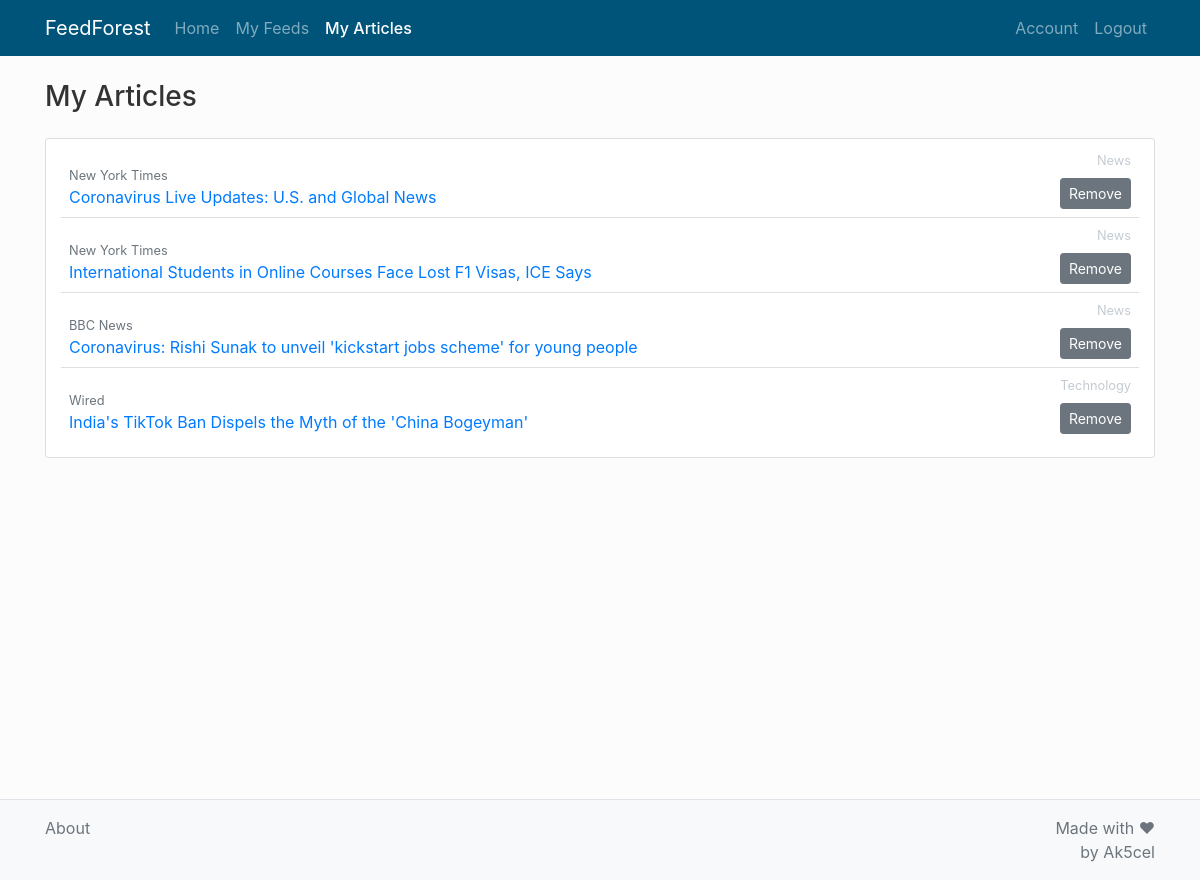
Page /myarticles (signed in) on the committed database.
### feedforest/models.py (models this page shows, shortened)
class Article(db.Model):
    id = db.Column(db.Integer, primary_key=True)
    title = db.Column(db.Text, nullable=False)
    link = db.Column(db.Text, unique=True, nullable=False)
    topic_id = db.Column(db.Integer, db.ForeignKey('topic.id'), nullable=False)
    rssfeed_id = db.Column(db.Integer, db.ForeignKey('rss_feed.id'), nullable=False)

class RSSFeed(db.Model):
    id = db.Column(db.Integer, primary_key=True)
    rss_link = db.Column(db.Text, unique=True, nullable=False)
    site_name = db.Column(db.String(30), nullable=False)
    site_url = db.Column(db.Text, unique=True, nullable=False)
    topic_id = db.Column(db.Integer, db.ForeignKey('topic.id'), nullable=False)
    articles = db.relationship('Article', backref='rssfeed', lazy=True)

class Topic(db.Model):
    id = db.Column(db.Integer, primary_key=True)
    topic_name = db.Column(db.String(20), unique=True, nullable=False)
    rss_feeds = db.relationship('RSSFeed',
                                backref=db.backref('topic', cascade='all'),
                                lazy=True)
    articles = db.relationship('Article', backref='topic', lazy=True)

### feedforest/routes.py (the view)
@app.route('/myarticles')
@login_required
def my_articles():
    empty_form = EmptyForm()
    return render_template('myarticles.html', title='My Articles', empty_form=empty_form)

### feedforest/forms.py
class EmptyForm(FlaskForm):
    submit = SubmitField('Submit')

### feedforest/models.py (called while the page is built)
@login_manager.user_loader
def load_user(user_id):
    return User.query.get(user_id)

### feedforest/templates/myarticles.html (shortened to what this page needs)
{% extends "layout.html" %}
{% block content %}
	<div class="col">
		<h3 class="mb-4">My Articles</h3>
		<div class="content-section pt-1">
			<ul class="list-group list-group-flush">
				{% for article in current_user.bookmarked_articles %}
					<li class="list-group-item p-2 d-flex justify-content-between">
						<div class="d-flex flex-column justify-content-end">
							<small>
								<a class="text-muted" href="{{ article.rssfeed.site_url }}">{{ article.rssfeed.site_name }}</a>
							</small>
							<p class="mb-0 pr-3">
								<a href="{{ article.link }}">{{ article.title }}</a>
							</p>
						</div>
						<div class="d-flex flex-column align-items-end">
							<small class="text-light-gray pb-2">{{ article.topic.topic_name }}</small>
							<form action="{{ url_for('unbookmark_article', article_id=article.id) }}" method="POST">
								{{ empty_form.submit(value='Remove', class='btn btn-sm btn-secondary') }}
							</form>
						</div>
					</li>
				{% endfor %}
			</ul>
		</div>
	</div>
{% endblock content %}

### feedforest/static/main.css (style rules this page uses)
body { color: #333333; background-color: #fcfcfc; margin-top: 5rem; }
.text-light-gray { color: #c4cbd2; }
.content-section { background-color: #ffffff; padding: 15px; border: 1px solid #dddddd; border-radius: 3px; }

### rows in the picture
Article: rssfeed.site_name "New York Times", title "Coronavirus Live Updates: U.S. and Global News", topic.topic_name "News"
Article: rssfeed.site_name "New York Times", title "International Students in Online Courses Face Lost F1 Visas, ICE Says", topic.topic_name "News"
Article: rssfeed.site_name "BBC News", title "Coronavirus: Rishi Sunak to unveil 'kickstart jobs scheme' for young people", topic.topic_name "News"
Article: rssfeed.site_name "Wired", title "India's TikTok Ban Dispels the Myth of the 'China Bogeyman'", topic.topic_name "Technology"
